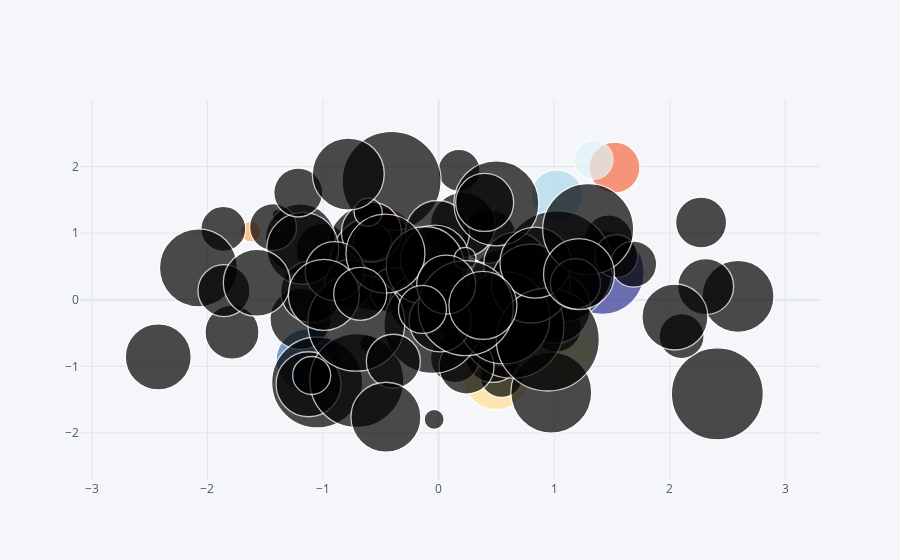

Write notebook code for a chart like this one.
### Code cell
df.iplot(kind='bubble',x='A', y='B', size='C',colorscale='rdylbu')
